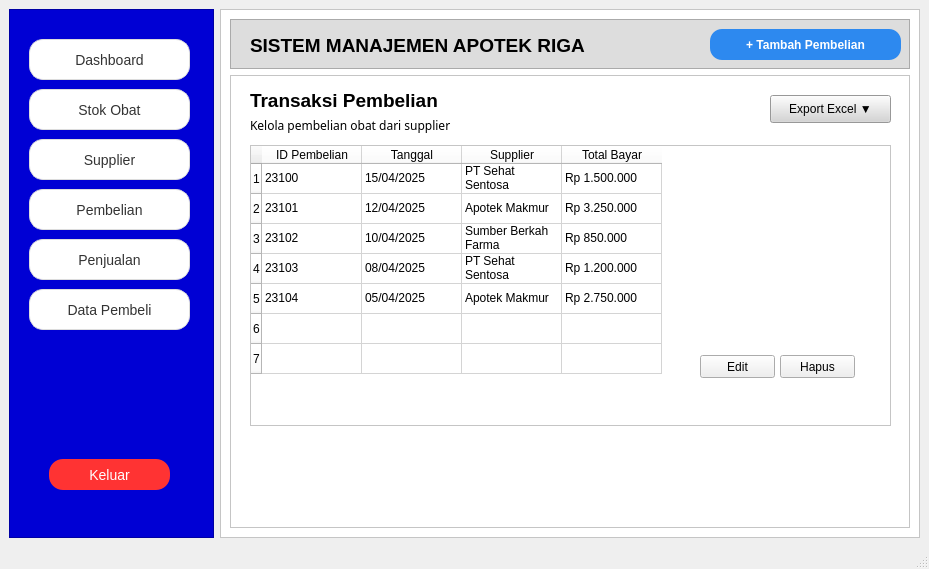
<?xml version="1.0" encoding="UTF-8"?>
<ui version="4.0">
 <class>MainWindow</class>
 <widget class="QMainWindow" name="MainWindow">
  <property name="geometry">
   <rect>
    <x>0</x>
    <y>0</y>
    <width>929</width>
    <height>569</height>
   </rect>
  </property>
  <property name="windowTitle">
   <string>MainWindow</string>
  </property>
  <widget class="QWidget" name="centralwidget">
   <layout class="QHBoxLayout" name="horizontalLayout">
    <item>
     <widget class="QFrame" name="frame">
      <property name="minimumSize">
       <size>
        <width>200</width>
        <height>200</height>
       </size>
      </property>
      <property name="styleSheet">
       <string notr="true">QFrame{
background-color:#0000d4
}</string>
      </property>
      <property name="frameShape">
       <enum>QFrame::StyledPanel</enum>
      </property>
      <property name="frameShadow">
       <enum>QFrame::Plain</enum>
      </property>
      <widget class="QPushButton" name="pushButton">
       <property name="geometry">
        <rect>
         <x>20</x>
         <y>30</y>
         <width>161</width>
         <height>41</height>
        </rect>
       </property>
       <property name="font">
        <font>
         <pointsize>-1</pointsize>
        </font>
       </property>
       <property name="styleSheet">
        <string notr="true">QPushButton {
    background-color: #ffffff;
    color: #333333;
    font-size: 14px;
    padding: 10px 18px;
    border-radius: 14px;
    border: 1px solid #dcdcdc;

    /* Shadow halus */
    box-shadow: 0px 2px 6px rgba(0, 0, 0, 40);
}

QPushButton:hover {
    background-color: #f9f9f9;
    border: 1px solid #c8c8c8;
}

QPushButton:pressed {
    background-color: #f0f0f0;
    box-shadow: none;  /* shadow hilang saat ditekan */
    border: 1px solid #bababa;
}
</string>
       </property>
       <property name="text">
        <string>Dashboard</string>
       </property>
       <property name="icon">
        <iconset>
         <normaloff>../../Downloads/dashboard.png</normaloff>../../Downloads/dashboard.png</iconset>
       </property>
      </widget>
      <widget class="QPushButton" name="pushButton_8">
       <property name="geometry">
        <rect>
         <x>20</x>
         <y>80</y>
         <width>161</width>
         <height>41</height>
        </rect>
       </property>
       <property name="font">
        <font>
         <pointsize>-1</pointsize>
        </font>
       </property>
       <property name="styleSheet">
        <string notr="true">QPushButton {
    background-color: #ffffff;
    color: #333333;
    font-size: 14px;
    padding: 10px 18px;
    border-radius: 14px;
    border: 1px solid #dcdcdc;

    /* Shadow halus */
    box-shadow: 0px 2px 6px rgba(0, 0, 0, 40);
}

QPushButton:hover {
    background-color: #f9f9f9;
    border: 1px solid #c8c8c8;
}

QPushButton:pressed {
    background-color: #f0f0f0;
    box-shadow: none;  /* shadow hilang saat ditekan */
    border: 1px solid #bababa;
}
</string>
       </property>
       <property name="text">
        <string>Stok Obat</string>
       </property>
       <property name="icon">
        <iconset>
         <normaloff>../../Downloads/medicine.png</normaloff>../../Downloads/medicine.png</iconset>
       </property>
      </widget>
      <widget class="QPushButton" name="pushButton_2">
       <property name="geometry">
        <rect>
         <x>20</x>
         <y>130</y>
         <width>161</width>
         <height>41</height>
        </rect>
       </property>
       <property name="font">
        <font>
         <pointsize>-1</pointsize>
        </font>
       </property>
       <property name="styleSheet">
        <string notr="true">QPushButton {
    background-color: #ffffff;
    color: #333333;
    font-size: 14px;
    padding: 10px 18px;
    border-radius: 14px;
    border: 1px solid #dcdcdc;

    /* Shadow halus */
    box-shadow: 0px 2px 6px rgba(0, 0, 0, 40);
}

QPushButton:hover {
    background-color: #f9f9f9;
    border: 1px solid #c8c8c8;
}

QPushButton:pressed {
    background-color: #f0f0f0;
    box-shadow: none;  /* shadow hilang saat ditekan */
    border: 1px solid #bababa;
}
</string>
       </property>
       <property name="text">
        <string>Supplier</string>
       </property>
       <property name="icon">
        <iconset>
         <normaloff>../../Downloads/supplier.png</normaloff>../../Downloads/supplier.png</iconset>
       </property>
      </widget>
      <widget class="QPushButton" name="pushButton_3">
       <property name="geometry">
        <rect>
         <x>20</x>
         <y>180</y>
         <width>161</width>
         <height>41</height>
        </rect>
       </property>
       <property name="font">
        <font>
         <pointsize>-1</pointsize>
        </font>
       </property>
       <property name="styleSheet">
        <string notr="true">QPushButton {
    background-color: #ffffff;
    color: #333333;
    font-size: 14px;
    padding: 10px 18px;
    border-radius: 14px;
    border: 1px solid #dcdcdc;

    /* Shadow halus */
    box-shadow: 0px 2px 6px rgba(0, 0, 0, 40);
}

QPushButton:hover {
    background-color: #f9f9f9;
    border: 1px solid #c8c8c8;
}

QPushButton:pressed {
    background-color: #f0f0f0;
    box-shadow: none;  /* shadow hilang saat ditekan */
    border: 1px solid #bababa;
}
</string>
       </property>
       <property name="text">
        <string>Pembelian</string>
       </property>
       <property name="icon">
        <iconset>
         <normaloff>../../Downloads/grocery-store.png</normaloff>../../Downloads/grocery-store.png</iconset>
       </property>
      </widget>
      <widget class="QPushButton" name="pushButton_5">
       <property name="geometry">
        <rect>
         <x>20</x>
         <y>230</y>
         <width>161</width>
         <height>41</height>
        </rect>
       </property>
       <property name="font">
        <font>
         <pointsize>-1</pointsize>
        </font>
       </property>
       <property name="styleSheet">
        <string notr="true">QPushButton {
    background-color: #ffffff;
    color: #333333;
    font-size: 14px;
    padding: 10px 18px;
    border-radius: 14px;
    border: 1px solid #dcdcdc;

    /* Shadow halus */
    box-shadow: 0px 2px 6px rgba(0, 0, 0, 40);
}

QPushButton:hover {
    background-color: #f9f9f9;
    border: 1px solid #c8c8c8;
}

QPushButton:pressed {
    background-color: #f0f0f0;
    box-shadow: none;  /* shadow hilang saat ditekan */
    border: 1px solid #bababa;
}
</string>
       </property>
       <property name="text">
        <string>Penjualan</string>
       </property>
       <property name="icon">
        <iconset>
         <normaloff>../../Downloads/sales.png</normaloff>../../Downloads/sales.png</iconset>
       </property>
      </widget>
      <widget class="QPushButton" name="pushButton_4">
       <property name="geometry">
        <rect>
         <x>20</x>
         <y>280</y>
         <width>161</width>
         <height>41</height>
        </rect>
       </property>
       <property name="font">
        <font>
         <pointsize>-1</pointsize>
        </font>
       </property>
       <property name="styleSheet">
        <string notr="true">QPushButton {
    background-color: #ffffff;
    color: #333333;
    font-size: 14px;
    padding: 10px 18px;
    border-radius: 14px;
    border: 1px solid #dcdcdc;

    /* Shadow halus */
    box-shadow: 0px 2px 6px rgba(0, 0, 0, 40);
}

QPushButton:hover {
    background-color: #f9f9f9;
    border: 1px solid #c8c8c8;
}

QPushButton:pressed {
    background-color: #f0f0f0;
    box-shadow: none;  /* shadow hilang saat ditekan */
    border: 1px solid #bababa;
}
</string>
       </property>
       <property name="text">
        <string>Data Pembeli</string>
       </property>
       <property name="icon">
        <iconset>
         <normaloff>../../Downloads/exploratory-analysis.png</normaloff>../../Downloads/exploratory-analysis.png</iconset>
       </property>
      </widget>
      <widget class="QPushButton" name="pushButton_6">
       <property name="geometry">
        <rect>
         <x>40</x>
         <y>450</y>
         <width>121</width>
         <height>31</height>
        </rect>
       </property>
       <property name="font">
        <font>
         <pointsize>-1</pointsize>
        </font>
       </property>
       <property name="styleSheet">
        <string notr="true">QPushButton {
    background-color: #ff3333;
    color: white;
    font-size: 14px;
    padding: 10px 18px;
    border-radius: 14px;
    border: none;

    /* Glow merah */
    box-shadow: 0 0 10px rgba(255, 50, 50, 180);
}

QPushButton:hover {
    background-color: #e62828;
    box-shadow: 0 0 14px rgba(255, 50, 50, 220);
}

QPushButton:pressed {
    background-color: #c71f1f;
    box-shadow: none;
}
</string>
       </property>
       <property name="text">
        <string>Keluar</string>
       </property>
      </widget>
     </widget>
    </item>
    <item>
     <widget class="QFrame" name="frame_2">
      <property name="minimumSize">
       <size>
        <width>700</width>
        <height>500</height>
       </size>
      </property>
      <property name="styleSheet">
       <string notr="true">QFrame{
background-color:#ffffff
}</string>
      </property>
      <property name="frameShape">
       <enum>QFrame::StyledPanel</enum>
      </property>
      <property name="frameShadow">
       <enum>QFrame::Raised</enum>
      </property>
      <layout class="QVBoxLayout" name="verticalLayout">
       <item>
        <widget class="QFrame" name="frame_3">
         <property name="minimumSize">
          <size>
           <width>0</width>
           <height>50</height>
          </size>
         </property>
         <property name="maximumSize">
          <size>
           <width>16777215</width>
           <height>50</height>
          </size>
         </property>
         <property name="styleSheet">
          <string notr="true">QFrame{
background-color:#dddddd}</string>
         </property>
         <property name="frameShape">
          <enum>QFrame::StyledPanel</enum>
         </property>
         <property name="frameShadow">
          <enum>QFrame::Plain</enum>
         </property>
         <widget class="QLabel" name="label">
          <property name="geometry">
           <rect>
            <x>20</x>
            <y>16</y>
            <width>381</width>
            <height>20</height>
           </rect>
          </property>
          <property name="font">
           <font>
            <pointsize>14</pointsize>
            <weight>75</weight>
            <bold>true</bold>
           </font>
          </property>
          <property name="text">
           <string>SISTEM MANAJEMEN APOTEK RIGA</string>
          </property>
         </widget>
         <widget class="QPushButton" name="pushButton_7">
          <property name="geometry">
           <rect>
            <x>480</x>
            <y>10</y>
            <width>191</width>
            <height>31</height>
           </rect>
          </property>
          <property name="font">
           <font>
            <pointsize>9</pointsize>
            <weight>75</weight>
            <bold>true</bold>
           </font>
          </property>
          <property name="styleSheet">
           <string notr="true">QPushButton {
    background-color: #2d89ef;
    color: white;
    padding: 8px 12px;
    border: none;
    border-radius: 12px;
}

QPushButton:hover {
    background-color: #1e5fbf;
}
</string>
          </property>
          <property name="text">
           <string>+ Tambah Pembelian</string>
          </property>
          <property name="icon">
           <iconset>
            <normaloff>../../Downloads/plus.png</normaloff>../../Downloads/plus.png</iconset>
          </property>
         </widget>
        </widget>
       </item>
       <item>
        <widget class="QFrame" name="frame_4">
         <property name="frameShape">
          <enum>QFrame::StyledPanel</enum>
         </property>
         <property name="frameShadow">
          <enum>QFrame::Plain</enum>
         </property>
         <widget class="QTableWidget" name="tableWidget">
          <property name="geometry">
           <rect>
            <x>20</x>
            <y>70</y>
            <width>641</width>
            <height>281</height>
           </rect>
          </property>
          <property name="rowCount">
           <number>7</number>
          </property>
          <row/>
          <row/>
          <row/>
          <row/>
          <row/>
          <row/>
          <row/>
          <column>
           <property name="text">
            <string>ID Pembelian</string>
           </property>
          </column>
          <column>
           <property name="text">
            <string>Tanggal</string>
           </property>
          </column>
          <column>
           <property name="text">
            <string>Supplier</string>
           </property>
          </column>
          <column>
           <property name="text">
            <string>Total Bayar</string>
           </property>
          </column>
          <item row="0" column="0">
           <property name="text">
            <string>23100</string>
           </property>
          </item>
          <item row="0" column="1">
           <property name="text">
            <string>15/04/2025</string>
           </property>
          </item>
          <item row="0" column="2">
           <property name="text">
            <string>PT Sehat Sentosa</string>
           </property>
          </item>
          <item row="0" column="3">
           <property name="text">
            <string>Rp 1.500.000</string>
           </property>
          </item>
          <item row="1" column="0">
           <property name="text">
            <string>23101</string>
           </property>
          </item>
          <item row="1" column="1">
           <property name="text">
            <string>12/04/2025</string>
           </property>
          </item>
          <item row="1" column="2">
           <property name="text">
            <string>Apotek Makmur</string>
           </property>
          </item>
          <item row="1" column="3">
           <property name="text">
            <string>Rp 3.250.000</string>
           </property>
          </item>
          <item row="2" column="0">
           <property name="text">
            <string>23102</string>
           </property>
          </item>
          <item row="2" column="1">
           <property name="text">
            <string>10/04/2025</string>
           </property>
          </item>
          <item row="2" column="2">
           <property name="text">
            <string>Sumber Berkah Farma</string>
           </property>
          </item>
          <item row="2" column="3">
           <property name="text">
            <string>Rp 850.000</string>
           </property>
          </item>
          <item row="3" column="0">
           <property name="text">
            <string>23103</string>
           </property>
          </item>
          <item row="3" column="1">
           <property name="text">
            <string>08/04/2025</string>
           </property>
          </item>
          <item row="3" column="2">
           <property name="text">
            <string>PT Sehat Sentosa</string>
           </property>
          </item>
          <item row="3" column="3">
           <property name="text">
            <string>Rp 1.200.000</string>
           </property>
          </item>
          <item row="4" column="0">
           <property name="text">
            <string>23104</string>
           </property>
          </item>
          <item row="4" column="1">
           <property name="text">
            <string>05/04/2025</string>
           </property>
          </item>
          <item row="4" column="2">
           <property name="text">
            <string>Apotek Makmur</string>
           </property>
          </item>
          <item row="4" column="3">
           <property name="text">
            <string>Rp 2.750.000</string>
           </property>
          </item>
         </widget>
         <widget class="QLabel" name="label_2">
          <property name="geometry">
           <rect>
            <x>20</x>
            <y>10</y>
            <width>261</width>
            <height>31</height>
           </rect>
          </property>
          <property name="font">
           <font>
            <pointsize>14</pointsize>
            <weight>75</weight>
            <bold>true</bold>
           </font>
          </property>
          <property name="text">
           <string>Transaksi Pembelian</string>
          </property>
         </widget>
         <widget class="QLabel" name="label_3">
          <property name="geometry">
           <rect>
            <x>20</x>
            <y>40</y>
            <width>211</width>
            <height>21</height>
           </rect>
          </property>
          <property name="font">
           <font>
            <family>MS Reference Sans Serif</family>
            <weight>50</weight>
            <bold>false</bold>
           </font>
          </property>
          <property name="text">
           <string>Kelola pembelian obat dari supplier</string>
          </property>
         </widget>
         <widget class="QPushButton" name="pushButton_9">
          <property name="geometry">
           <rect>
            <x>540</x>
            <y>20</y>
            <width>121</width>
            <height>28</height>
           </rect>
          </property>
          <property name="styleSheet">
           <string notr="true">background-color: rgb(213, 213, 213);</string>
          </property>
          <property name="text">
           <string>Export Excel ▼</string>
          </property>
          <property name="icon">
           <iconset>
            <normaloff>../../logo_15465638.png</normaloff>../../logo_15465638.png</iconset>
          </property>
         </widget>
         <widget class="QPushButton" name="pushButton_11">
          <property name="geometry">
           <rect>
            <x>550</x>
            <y>280</y>
            <width>75</width>
            <height>23</height>
           </rect>
          </property>
          <property name="text">
           <string>Hapus</string>
          </property>
         </widget>
         <widget class="QPushButton" name="pushButton_12">
          <property name="geometry">
           <rect>
            <x>470</x>
            <y>280</y>
            <width>75</width>
            <height>23</height>
           </rect>
          </property>
          <property name="text">
           <string>Edit</string>
          </property>
         </widget>
        </widget>
       </item>
      </layout>
     </widget>
    </item>
   </layout>
  </widget>
  <widget class="QMenuBar" name="menubar">
   <property name="geometry">
    <rect>
     <x>0</x>
     <y>0</y>
     <width>929</width>
     <height>21</height>
    </rect>
   </property>
  </widget>
  <widget class="QStatusBar" name="statusbar"/>
 </widget>
 <resources/>
 <connections/>
</ui>
